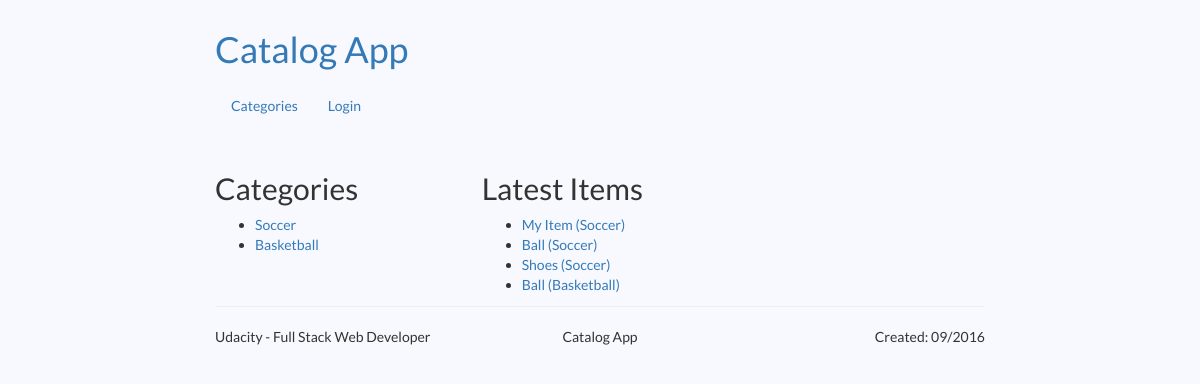
The app's page /catalog, older data.
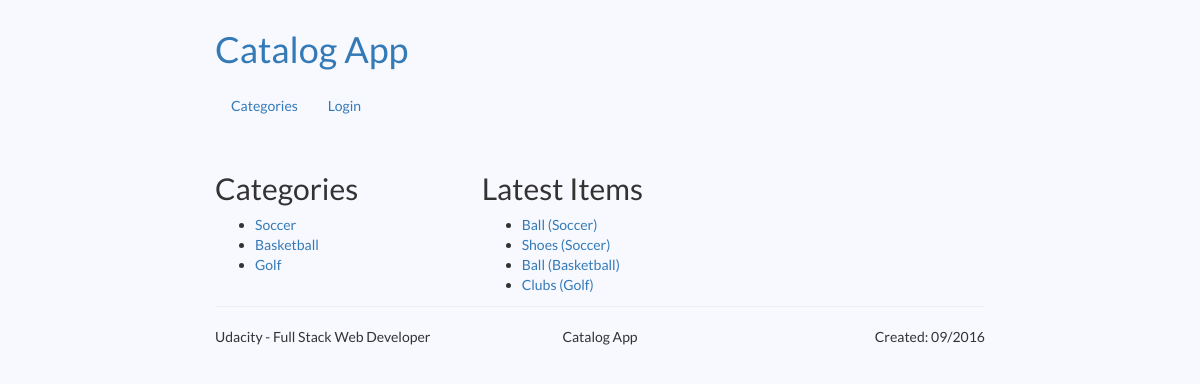
The same page, newer data.
### database_setup.py (models this page shows, shortened)
class Category(Base):
    __tablename__ = 'Category'
    id = Column(Integer, primary_key=True)
    name = Column(String(250), nullable=False, unique=True)

class Item(Base):
    __tablename__ = 'Item'
    id = Column(Integer, primary_key=True)
    name = Column(String(250), nullable=False)
    description = Column(String(1000))
    price = Column(String(20))
    created_date = Column(DateTime, default=datetime.datetime.now())
    category = relationship(Category)
    category_id = Column(Integer, ForeignKey('Category.id'))
    user = relationship(User)
    user_id = Column(Integer, ForeignKey('User.id'))

### application.py (the view)
@app.route('/')
@app.route('/catalog')
def catalog_root_page():
    is_logged_in = None
    if 'username' in login_session:
        is_logged_in = True
    categories = session.query(Category).all()
    latest_items = session.query(Item).order_by(desc(Item.created_date)).limit(10).all()
    print login_session
    return render_template('catalog_root_page.html',
                           title="Catalog App",
                           is_logged_in=is_logged_in,
                           categories=categories,
                           latest_items=latest_items)

### templates/catalog_root_page.html
{% extends "base.html" %}
{% block content %}
<div class="row">
    <div class="col-md-4  col-sm-4">
        <div class="categories">
            <h2>Categories</h2>
            <ul>
                {% for category in categories %}
                <li><a href="{{ url_for('category_page', category=category.name) }}">{{ category.name }}</a></li>
                {% endfor %}
            </ul>
        </div>
    </div>
    <div class="col-md-8  col-sm-8">
        <div class="latest_items">
            <h2>Latest Items</h2>
            <ul>
                {% for item in latest_items %}
                <li><a href="{{ url_for('item_page',category_name=item.category.name, item_name=item.name) }}">{{ item.name }}
                    ({{ item.category.name }})</a></li>
                {% endfor %}
            </ul>
        </div>
    </div>
</div>
{% endblock %}

Row changes from the older to the newer data that the page shows:
removed Item: name "My Item", category.name "Soccer"
added Category: name "Golf"
added Item: name "Clubs", category.name "Golf"
